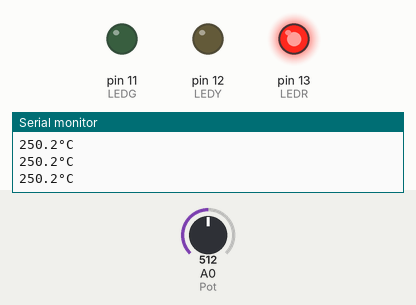
Simulated run of this sketch. Board: Arduino Uno, built with avr-gcc and run on an emulated ATmega328P. Shown: output pins drawn as LEDs (lit = HIGH), the last lines printed to the serial monitor. Inputs (shaded band) come from the test bench; at power-on: A0 (Pot) = 512.

Above: at 1.3 s.
1.4 s: A0 (Pot) set to 69
3.2 s: A0 (Pot) set to 63
At 4.9 s:
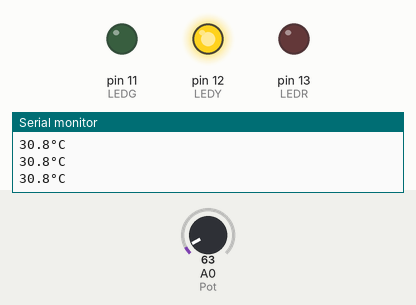
5.5 s: A0 (Pot) set to 21
At 6.5 s:
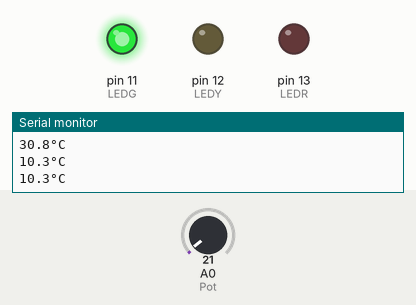
7.5 s: A0 (Pot) set to 122
At 9.2 s:
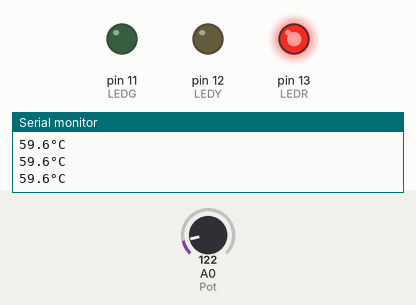
9.5 s: A0 (Pot) set to 20
At 10.9 s:
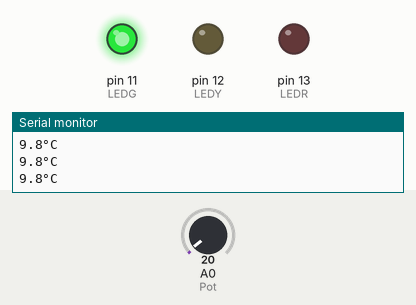
Timing chart, 0 to 12.5 s (numbered marks = the images above; inputs shaded):
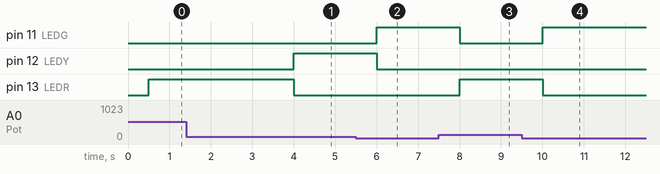

The sketch:

sensor_temperatura.ino
```cpp
/*
Projeto: Serial + entrada analogica
instituição: senai jaguariuna
*/

#define LEDR 13
#define LEDY 12
#define LEDG 11
#define Pot A0
//#define Modo_Debug

int valor_digital = 0;
float valor_tensao = 0;
float valor_temp = 0;

void setup() {

  pinMode(LEDR, OUTPUT);
  pinMode(LEDY, OUTPUT);
  pinMode(LEDG, OUTPUT); //pino config saida
  Serial.begin(9600); // inicializa a comunicação serial
 // Serial.print("Elestricista de Manuteção Eletroeletrônica"); // Envia dados pela porta serial

}

void loop() {
 /*
  #ifdef Modo_Debug
  digitalWrite(LED1, HIGH);

  Serial.println("LED Ligado"); // Envia dados pela porta serial
  delay(500);

  digitalWrite(LED1, LOW);

  Serial.println("LED Desligado"); // Envia dados pela porta serial
  delay(500);

  #endif


*/
  valor_digital = analogRead(Pot);

  valor_tensao = (valor_digital * 5.00)/1023;
  valor_temp = (valor_tensao / 0.01);
  Serial.print(valor_temp, 1);
  Serial.println("°C");
  delay(500);

  if (valor_temp > 31)
    digitalWrite(LEDR, HIGH);
  else
    digitalWrite(LEDR, LOW);

  if (valor_temp > 30 and valor_temp <= 31)
    digitalWrite(LEDY, HIGH);
  else
    digitalWrite(LEDY, LOW);

  if (valor_temp <= 30)
    digitalWrite(LEDG, HIGH);
  else
   digitalWrite(LEDG, LOW);

/*
  digitalWrite(LEDR, LOW);
  digitalWrite(LEDY, LOW);
  digitalWrite(LEDG, LOW);
  */
}
```

Measured:
- the behaviour switches between 64 and 63 on A0 (Pot) (found by bisection; images 0 and 1)
- after the input at 3.2 s, pin 12 (LEDY): LOW → HIGH after 0.80 s; pin 13 (LEDR): HIGH → LOW after 0.80 s
- after the input at 5.5 s, pin 11 (LEDG): LOW → HIGH after 0.51 s; pin 12 (LEDY): HIGH → LOW after 0.51 s
- after the input at 7.5 s, pin 11 (LEDG): HIGH → LOW after 0.51 s; pin 13 (LEDR): LOW → HIGH after 0.51 s
- after the input at 9.5 s, pin 11 (LEDG): LOW → HIGH after 0.51 s; pin 13 (LEDR): HIGH → LOW after 0.51 s
